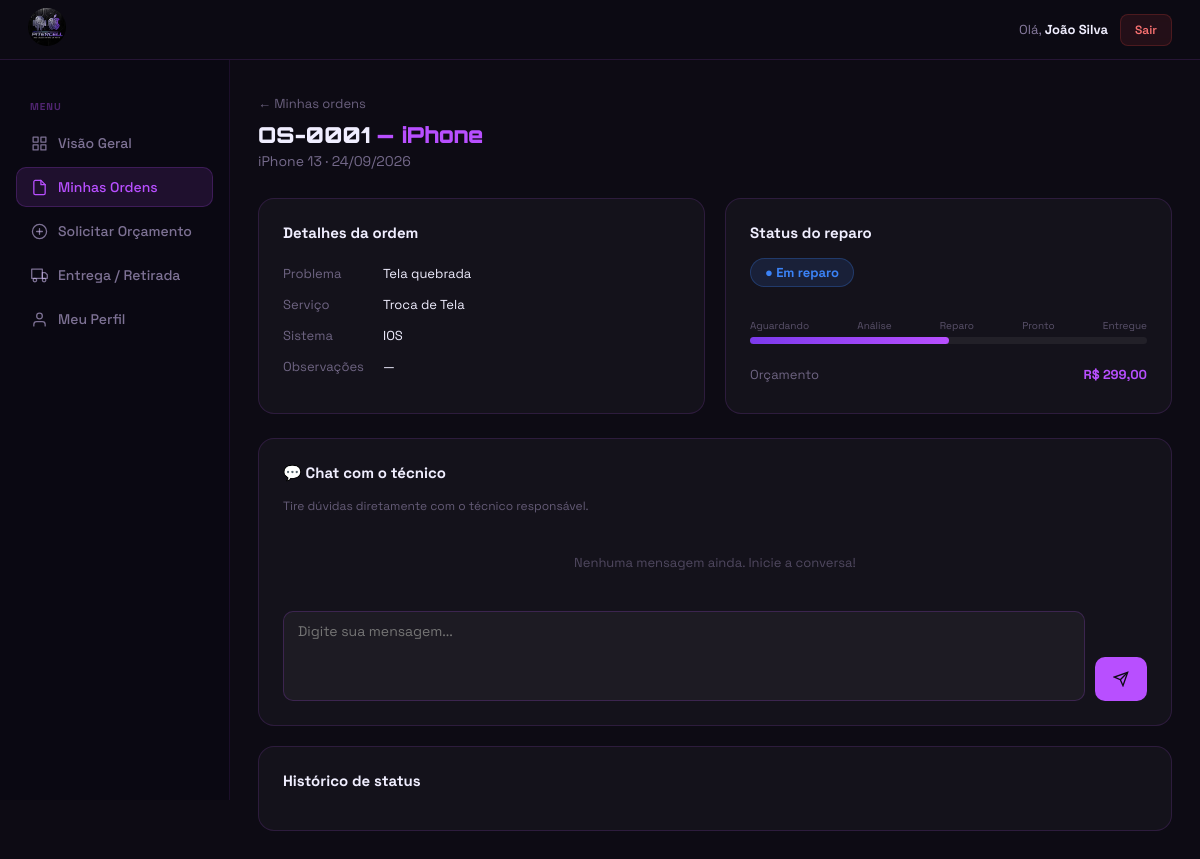
The app's page /pages/cliente/ordem_detalhe.php?id=1 (signed in) with its own data.
### tables this page shows
CREATE TABLE IF NOT EXISTS ordens (
    id               INT AUTO_INCREMENT PRIMARY KEY,
    cliente_id       INT          NOT NULL,
    numero           VARCHAR(20)  NOT NULL UNIQUE,
    dispositivo_id   INT,                           
    modelo           VARCHAR(120),
    sistema          ENUM('android','ios','outro') DEFAULT 'android',
    problema         TEXT         NOT NULL,
    servico          VARCHAR(120),
    valor_orcamento  DECIMAL(10,2),
    valor_final      DECIMAL(10,2),
    status           ENUM('aguardando','em_analise','em_reparo','pronto','entregue','cancelado') DEFAULT 'aguardando',
    observacoes      TEXT,
    origem           ENUM('admin','cliente') DEFAULT 'admin',   
    criado_em        DATETIME DEFAULT CURRENT_TIMESTAMP,
    atualizado_em    DATETIME DEFAULT CURRENT_TIMESTAMP ON UPDATE CURRENT_TIMESTAMP,
    FOREIGN KEY (cliente_id)     REFERENCES clientes(id)           ON DELETE CASCADE,
    FOREIGN KEY (dispositivo_id) REFERENCES dispositivos_tipos(id) ON DELETE SET NULL
);

CREATE TABLE IF NOT EXISTS dispositivos_tipos (
    id   INT AUTO_INCREMENT PRIMARY KEY,
    nome VARCHAR(60) NOT NULL UNIQUE
);

### includes/config.php (called while the page is built, shortened)
<?php
function db(): PDO {
    static $pdo = null;
    if ($pdo === null) {
        $dsn = sprintf('mysql:host=%s;dbname=%s;charset=%s', DB_HOST, DB_NAME, DB_CHARSET);
        $pdo = new PDO($dsn, DB_USER, DB_PASS, [
            PDO::ATTR_ERRMODE            => PDO::ERRMODE_EXCEPTION,
            PDO::ATTR_DEFAULT_FETCH_MODE => PDO::FETCH_ASSOC,
            PDO::ATTR_EMULATE_PREPARES   => false,
        ]);
    }
    return $pdo;
}
function h(string $s): string {
    return htmlspecialchars($s, ENT_QUOTES, 'UTF-8');
}
function statusLabel(string $s): string {
    $map = [
        'aguardando'  => 'Aguardando',
        'em_analise'  => 'Em análise',
        'em_reparo'   => 'Em reparo',
        'pronto'      => 'Pronto p/ retirada',
        'entregue'    => 'Entregue',
        'cancelado'   => 'Cancelado',
    ];
    return $map[$s] ?? ucfirst($s);
}
function statusColor(string $s): string {
    $map = [
        'aguardando' => '#b84fff',
        'em_analise' => '#f59e0b',
        'em_reparo'  => '#3b82f6',
        'pronto'     => '#10b981',
        'entregue'   => '#6b7280',
        'cancelado'  => '#ef4444',
    ];
    return $map[$s] ?? '#888';
}

### pages/cliente/ordem_detalhe.php (the view, shortened to what this page needs)
<?php
require_once __DIR__ . '/../../includes/config.php';
$cid     = $_SESSION['cliente_id'];
$ordemId = (int)($_GET['id'] ?? 0);
$st = db()->prepare("
    SELECT o.*, dt.nome AS dispositivo_nome
    FROM ordens o
    LEFT JOIN dispositivos_tipos dt ON dt.id = o.dispositivo_id
    WHERE o.id = ? AND o.cliente_id = ?
");
$st->execute([$ordemId, $cid]);
$ordem = $st->fetch();
require_once __DIR__ . '/../../includes/cliente_header.php';
$stMsg = db()->prepare("SELECT * FROM mensagens WHERE ordem_id = ? ORDER BY criado_em ASC");
$stMsg->execute([$ordemId]);
$mensagens = $stMsg->fetchAll();
$cor   = statusColor($ordem['status']);
$steps = ['aguardando','em_analise','em_reparo','pronto','entregue'];
$idx   = array_search($ordem['status'], $steps);
$idx   = ($idx === false) ? 0 : $idx;
$pct   = ($ordem['status'] === 'cancelado') ? 0 : round(($idx / (count($steps) - 1)) * 100);
?>
<div style="margin-bottom:4px">
  <a href="minhas_ordens.php" style="color:rgba(220,200,255,0.45);font-size:13px">← Minhas ordens</a>
</div>
<h1 class="page-title" style="margin-top:8px">
  <?= h($ordem['numero']) ?> <em>— <?= h($ordem['dispositivo_nome'] ?? '?') ?></em>
</h1>
<p class="page-sub"><?= h($ordem['modelo'] ?? '') ?> · <?= date('d/m/Y', strtotime($ordem['criado_em'])) ?></p>
<div style="display:grid;grid-template-columns:1fr 1fr;gap:20px;margin-bottom:24px">
  <div class="card">
    <p class="section-title">Detalhes da ordem</p>
    <table style="width:100%;font-size:13px;border-collapse:collapse">
      <?php foreach ([
        'Problema'    => $ordem['problema'],
        'Serviço'     => $ordem['servico']    ?: '—',
        'Sistema'     => strtoupper($ordem['sistema']),
        'Observações' => $ordem['observacoes'] ?: '—',
      ] as $k => $v): ?>
      <tr>
        <td style="padding:7px 0;color:rgba(220,200,255,0.45);width:100px;vertical-align:top"><?= $k ?></td>
        <td style="padding:7px 0;color:#f0eeff"><?= h($v) ?></td>
      </tr>
      <?php endforeach; ?>
    </table>
  </div>
  <div class="card">
    <p class="section-title">Status do reparo</p>
    <span class="badge" style="background:<?= $cor ?>22;color:<?= $cor ?>;border:1px solid <?= $cor ?>44;font-size:13px;padding:5px 14px;margin-bottom:16px;display:inline-block">
      ● <?= statusLabel($ordem['status']) ?>
    </span>
    <div style="margin:16px 0">
      <div style="display:flex;justify-content:space-between;font-size:10px;color:rgba(220,200,255,0.35);margin-bottom:5px">
        <span>Aguardando</span><span>Análise</span><span>Reparo</span><span>Pronto</span><span>Entregue</span>
      </div>
      <div style="background:rgba(255,255,255,0.06);border-radius:99px;height:7px">
        <div style="background:linear-gradient(90deg,#7c3aed,#b84fff);height:100%;border-radius:99px;width:<?= $pct ?>%;transition:width .5s"></div>
      </div>
    </div>
    <table style="width:100%;font-size:13px;border-collapse:collapse;margin-top:12px">
      <?php if ($ordem['valor_orcamento']): ?>
      <tr>
        <td style="padding:6px 0;color:rgba(220,200,255,0.45)">Orçamento</td>
        <td style="padding:6px 0;font-weight:700;color:#b84fff;text-align:right">R$ <?= number_format($ordem['valor_orcamento'],2,',','.') ?></td>
      </tr>
      <?php endif; ?>
    </table>
  </div>
</div>
<div class="card" id="chat">
  <p class="section-title">💬 Chat com o técnico</p>
  <p style="font-size:12px;color:rgba(220,200,255,0.4);margin-bottom:16px">Tire dúvidas diretamente com o técnico responsável.</p>
  <div style="display:flex;flex-direction:column;gap:10px;max-height:360px;overflow-y:auto;padding:4px;margin-bottom:16px" id="chat-msgs">
    <?php if (!$mensagens): ?>
      <p style="text-align:center;color:rgba(220,200,255,0.3);font-size:13px;padding:20px 0">Nenhuma mensagem ainda. Inicie a conversa!</p>
    <?php else: foreach ($mensagens as $m):
      $eCliente = $m['remetente'] === 'cliente'; ?>
      <div style="display:flex;flex-direction:column;align-items:<?= $eCliente ? 'flex-end' : 'flex-start' ?>">
        <div style="max-width:75%;background:<?= $eCliente ? 'rgba(184,79,255,0.15)' : 'rgba(255,255,255,0.05)' ?>;border:1px solid <?= $eCliente ? 'rgba(184,79,255,0.25)' : 'rgba(255,255,255,0.08)' ?>;border-radius:<?= $eCliente ? '14px 14px 2px 14px' : '14px 14px 14px 2px' ?>;padding:10px 14px;font-size:13px;color:#f0eeff;line-height:1.5">
          <?= nl2br(h($m['texto'])) ?>
        </div>
        <span style="font-size:11px;color:rgba(220,200,255,0.3);margin-top:3px">
          <?= $eCliente ? 'Você' : '🔧 Técnico' ?> · <?= date('d/m H:i', strtotime($m['criado_em'])) ?>
        </span>
      </div>
    <?php endforeach; endif; ?>
  </div>
  <form method="POST" style="display:flex;gap:10px;align-items:flex-end">
    <textarea name="mensagem" placeholder="Digite sua mensagem..." rows="2"
              style="flex:1;margin-bottom:0;resize:none"></textarea>
    <button type="submit" class="btn-primary" style="height:44px;padding:0 18px;flex-shrink:0">
      <svg width="16" height="16" viewBox="0 0 24 24" fill="none" stroke="currentColor" stroke-width="2">
        <line x1="22" y1="2" x2="11" y2="13"/><polygon points="22 2 15 22 11 13 2 9 22 2"/>
      </svg>
    </button>
  </form>
</div>
<div class="card" style="margin-top:20px">
  <p class="section-title">Histórico de status</p>
</div>
<?php require_once __DIR__ . '/../../includes/cliente_footer.php'; ?>

### css/cliente.css (style rules this page uses)
*, *::before, *::after { box-sizing: border-box; margin: 0; padding: 0; }
body { background: #0d0b14; font-family: 'Space Grotesk', sans-serif; color: #f0eeff; min-height: 100vh; display: flex; flex-direction: column; }
a { text-decoration: none; color: inherit; }
.card { background: rgba(255,255,255,0.03); border: 1px solid rgba(184,79,255,0.15); border-radius: 16px; padding: 24px; }
.page-title { font-family: 'Orbitron', monospace; font-size: 22px; font-weight: 900; margin-bottom: 4px; }
.page-title em { font-style: normal; color: #b84fff; }
.page-sub { font-size: 14px; color: rgba(220,200,255,0.5); margin-bottom: 28px; }
.section-title { font-size: 15px; font-weight: 700; margin-bottom: 16px; color: #f0eeff; }
input, select, textarea { width: 100%; background: rgba(255,255,255,0.04); border: 1px solid rgba(184,79,255,0.2); border-radius: 10px; padding: 10px 14px; color: #f0eeff; font-size: 14px; font-family: 'Space Grotesk', sans-serif; outline: none; transition: border-color .2s; margin-bottom: 16px; }
textarea { resize: vertical; min-height: 90px; }
.btn-primary { background: #b84fff; color: #0d0b14; border: none; border-radius: 10px; padding: 11px 24px; font-size: 14px; font-weight: 700; cursor: pointer; font-family: 'Space Grotesk', sans-serif; display: inline-flex; align-items: center; gap: 8px; transition: background .2s; }
.badge { display: inline-flex; align-items: center; gap: 5px; border-radius: 99px; padding: 3px 11px; font-size: 11px; font-weight: 700; white-space: nowrap; }

### records on screen
ordens: numero "OS-0001", dispositivo.nome "iPhone", modelo "iPhone 13", criado_em "24/09/2026", problema "Tela quebrada", servico "Troca de Tela", status "Em reparo", valor_orcamento "299,00"

### other values on screen
$_SESSION['cliente_nome'] "João Silva"
$k "Problema"
$k "Serviço"
$k "Sistema"
$v "IOS"
$k "Observações"
$v "—"
